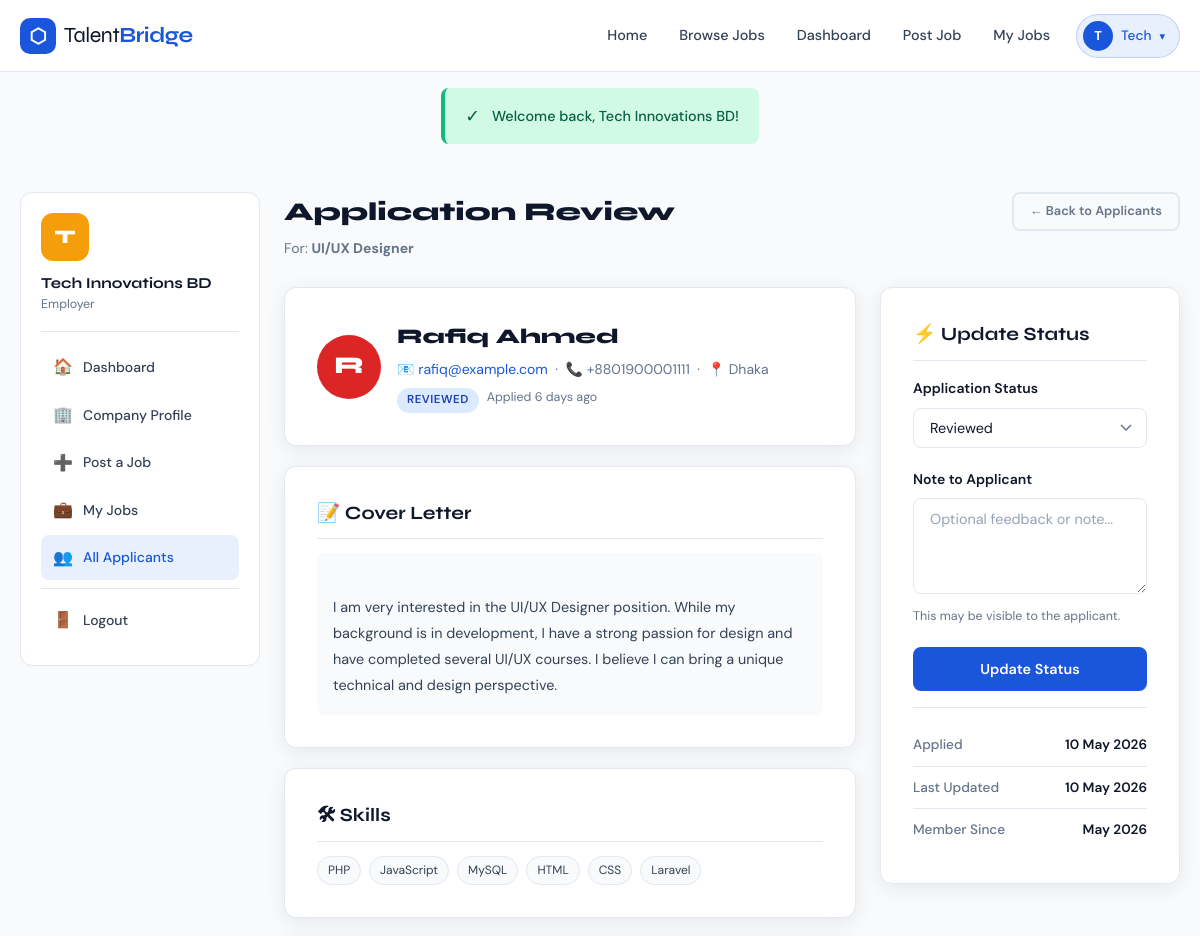
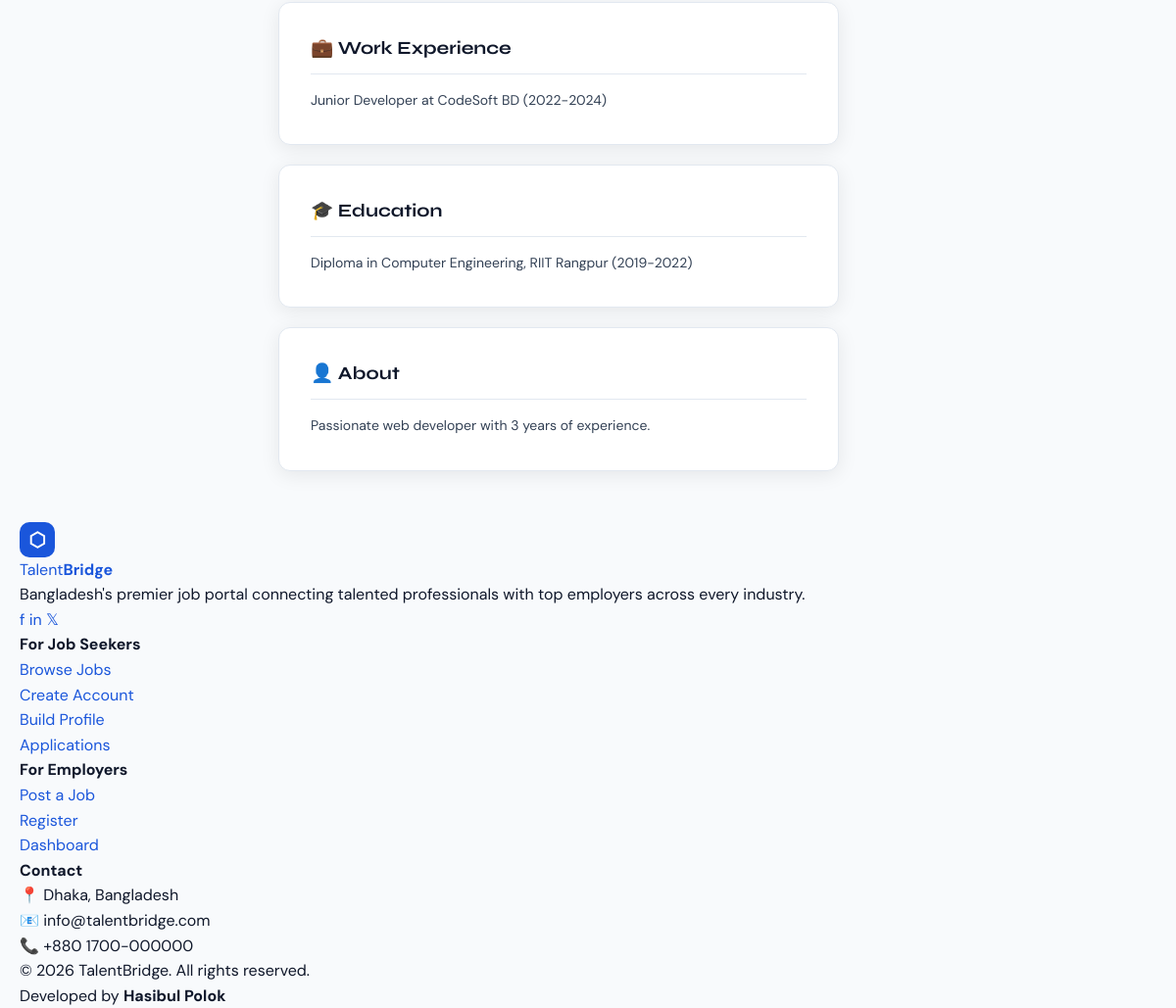
Screenshot of /employer/view-application.php?id=1 (signed in) with the database file from the repository (2 pictures, top to bottom).
### tables this page shows
CREATE TABLE applications (
    id            INT AUTO_INCREMENT PRIMARY KEY,
    job_id        INT  NOT NULL,
    user_id       INT  NOT NULL,
    cover_letter  TEXT,
    cv_file       VARCHAR(255),
    status        ENUM('pending','reviewed','shortlisted','interviewed','hired','rejected') DEFAULT 'pending',
    employer_note TEXT,
    applied_at    TIMESTAMP DEFAULT CURRENT_TIMESTAMP,
    updated_at    TIMESTAMP DEFAULT CURRENT_TIMESTAMP ON UPDATE CURRENT_TIMESTAMP,
    FOREIGN KEY (job_id)  REFERENCES jobs(id)  ON DELETE CASCADE,
    FOREIGN KEY (user_id) REFERENCES users(id) ON DELETE CASCADE,
    UNIQUE KEY unique_application (job_id, user_id)
);

CREATE TABLE jobs (
    id               INT AUTO_INCREMENT PRIMARY KEY,
    employer_id      INT          NOT NULL,
    company_id       INT          NOT NULL,
    category_id      INT          NOT NULL,
    title            VARCHAR(200) NOT NULL,
    slug             VARCHAR(250) NOT NULL UNIQUE,
    description      LONGTEXT     NOT NULL,
    requirements     TEXT,
    responsibilities TEXT,
    type             ENUM('full-time','part-time','remote','contract','internship','freelance') DEFAULT 'full-time',
    location         VARCHAR(200),
    city             VARCHAR(100),
    salary_min       DECIMAL(10,2),
    salary_max       DECIMAL(10,2),
    salary_type      ENUM('monthly','yearly','hourly','negotiable') DEFAULT 'monthly',
    experience_level ENUM('entry','mid','senior','lead','executive') DEFAULT 'entry',
    education_level  VARCHAR(100),
    skills_required  TEXT,
    deadline         DATE,
    status           ENUM('pending','approved','rejected','closed','draft') DEFAULT 'pending',
    is_featured      TINYINT(1)   DEFAULT 0,
    views            INT          DEFAULT 0,
    created_at       TIMESTAMP    DEFAULT CURRENT_TIMESTAMP,
    updated_at       TIMESTAMP    DEFAULT CURRENT_TIMESTAMP ON UPDATE CURRENT_TIMESTAMP,
    FOREIGN KEY (employer_id)  REFERENCES users(id)      ON DELETE CASCADE,
    FOREIGN KEY (company_id)   REFERENCES companies(id)  ON DELETE CASCADE,
    FOREIGN KEY (category_id)  REFERENCES categories(id) ON DELETE CASCADE
);

CREATE TABLE users (
    id         INT AUTO_INCREMENT PRIMARY KEY,
    name       VARCHAR(150) NOT NULL,
    email      VARCHAR(150) NOT NULL UNIQUE,
    password   VARCHAR(255) NOT NULL,
    role       ENUM('jobseeker','employer','admin') NOT NULL DEFAULT 'jobseeker',
    status     ENUM('active','inactive','banned')   NOT NULL DEFAULT 'active',
    created_at TIMESTAMP DEFAULT CURRENT_TIMESTAMP,
    updated_at TIMESTAMP DEFAULT CURRENT_TIMESTAMP ON UPDATE CURRENT_TIMESTAMP
);

CREATE TABLE user_profiles (
    id            INT AUTO_INCREMENT PRIMARY KEY,
    user_id       INT          NOT NULL,
    phone         VARCHAR(20),
    address       TEXT,
    city          VARCHAR(100),
    country       VARCHAR(100) DEFAULT 'Bangladesh',
    bio           TEXT,
    skills        TEXT,
    experience    TEXT,
    education     TEXT,
    cv_file       VARCHAR(255),
    profile_photo VARCHAR(255),
    linkedin      VARCHAR(255),
    website       VARCHAR(255),
    updated_at    TIMESTAMP    DEFAULT CURRENT_TIMESTAMP ON UPDATE CURRENT_TIMESTAMP,
    FOREIGN KEY (user_id) REFERENCES users(id) ON DELETE CASCADE
);

### employer/view-application.php (the view, shortened to what the rows shown need)
<?php
require_once '../includes/functions.php';
$pdo    = getDB();
$userId = $_SESSION['user_id'];
$appId  = intval($_GET['id'] ?? 0);
$stmt = $pdo->prepare("
    SELECT a.*, j.title AS job_title, j.id AS job_id, j.type AS job_type, j.city AS job_city,
           u.name AS applicant_name, u.email AS applicant_email, u.created_at AS member_since,
           up.phone, up.city, up.country, up.bio, up.skills, up.experience, up.education,
           up.cv_file AS profile_cv, up.linkedin, up.website
    FROM applications a
    JOIN jobs j ON a.job_id = j.id
    JOIN users u ON a.user_id = u.id
    LEFT JOIN user_profiles up ON up.user_id = u.id
    WHERE a.id = ? AND j.employer_id = ?
");
$stmt->execute([$appId, $userId]);
$application = $stmt->fetch();
?>
<!DOCTYPE html>
<html lang="en">
<head>
    <link rel="stylesheet" href="<?= BASE_URL ?>/assets/css/style.css">
</head>
<body>
<?php require_once '../includes/header.php'; ?>
<div class="container">
    <div class="dashboard">
        <div class="dash-content">
            <div class="dash-header" style="display:flex;justify-content:space-between;align-items:flex-start;flex-wrap:wrap;gap:12px;">
                <div>
                    <h1 class="dash-title">Application Review</h1>
                    <p class="dash-subtitle">For: <strong><?= e($application['job_title']) ?></strong></p>
                </div>
            </div>
            <div style="display:grid;grid-template-columns:1fr 300px;gap:24px;align-items:start;">
                <div>
                    <div class="form-card" style="margin-bottom:20px;">
                        <div style="display:flex;gap:16px;align-items:center;flex-wrap:wrap;">
                            <?php
                            $appPhotoStmt = $pdo->prepare("SELECT profile_photo FROM user_profiles WHERE user_id = ?");
                            $appPhotoStmt->execute([$application['user_id']]);
                            $appPhoto = $appPhotoStmt->fetchColumn();
                            ?>
                            <?= renderAvatar($application['applicant_name'], $appPhoto ?: null, 64) ?>
                            <div style="flex:1;">
                                <h2 style="font-family:var(--font-display);font-size:1.3rem;font-weight:800;"><?= e($application['applicant_name']) ?></h2>
                                <div style="color:var(--mid);font-size:0.875rem;margin-top:4px;">
                                    📧 <a href="mailto:<?= e($application['applicant_email']) ?>"><?= e($application['applicant_email']) ?></a>
                                    <?php if ($application['phone']): ?> &nbsp;·&nbsp; 📞 <?= e($application['phone']) ?><?php endif; ?>
                                    <?php if ($application['city']): ?> &nbsp;·&nbsp; 📍 <?= e($application['city']) ?><?php endif; ?>
                                </div>
                                <div style="margin-top:8px;display:flex;gap:8px;flex-wrap:wrap;">
                                    <?= statusBadge($application['status']) ?>
                                    <span style="font-size:0.78rem;color:var(--mid);">Applied <?= timeAgo($application['applied_at']) ?></span>
                                </div>
                            </div>
                        </div>
                    </div>
                    <?php if ($application['cover_letter']): ?>
                    <div class="form-card" style="margin-bottom:20px;">
                        <h3 style="font-family:var(--font-display);font-weight:700;margin-bottom:14px;padding-bottom:10px;border-bottom:1px solid var(--border);">📝 Cover Letter</h3>
                        <div style="white-space:pre-line;color:var(--dark-3);line-height:1.8;font-size:0.9rem;background:var(--bg);padding:16px;border-radius:var(--radius-sm);">
                            <?= nl2br(e($application['cover_letter'])) ?>
                        </div>
                    </div>
                    <?php endif; ?>
                    <?php if ($application['skills']): ?>
                    <div class="form-card" style="margin-bottom:20px;">
                        <div style="display:flex;flex-wrap:wrap;gap:8px;">
                            <?php foreach (explode(',', $application['skills']) as $skill): ?>
                                <span class="tag"><?= e(trim($skill)) ?></span>
                            <?php endforeach; ?>
                        </div>
                    </div>
                    <?php endif; ?>
                    <?php if ($application['experience']): ?>
                    <div class="form-card" style="margin-bottom:20px;">
                        <h3 style="font-family:var(--font-display);font-weight:700;margin-bottom:14px;padding-bottom:10px;border-bottom:1px solid var(--border);">💼 Work Experience</h3>
                        <div style="white-space:pre-line;color:var(--dark-3);line-height:1.8;font-size:0.875rem;"><?= nl2br(e($application['experience'])) ?></div>
                    </div>
                    <?php endif; ?>
                    <?php if ($application['education']): ?>
                    <div class="form-card" style="margin-bottom:20px;">
                        <h3 style="font-family:var(--font-display);font-weight:700;margin-bottom:14px;padding-bottom:10px;border-bottom:1px solid var(--border);">🎓 Education</h3>
                        <div style="white-space:pre-line;color:var(--dark-3);line-height:1.8;font-size:0.875rem;"><?= nl2br(e($application['education'])) ?></div>
                    </div>
                    <?php endif; ?>
                    <?php if ($application['bio']): ?>
                    <div class="form-card" style="margin-bottom:20px;">
                        <h3 style="font-family:var(--font-display);font-weight:700;margin-bottom:14px;padding-bottom:10px;border-bottom:1px solid var(--border);">👤 About</h3>
                        <p style="color:var(--dark-3);line-height:1.8;font-size:0.875rem;"><?= nl2br(e($application['bio'])) ?></p>
                    </div>
                    <?php endif; ?>
                </div>
                <div>
                    <div class="form-card" style="position:sticky;top:88px;">
                        <form method="POST">
                            <div class="form-group">
                                <label class="form-label">Application Status</label>
                                <select name="status" class="form-control form-select">
                                    <?php foreach (['pending'=>'Pending','reviewed'=>'Reviewed','shortlisted'=>'Shortlisted','interviewed'=>'Interviewed','hired'=>'Hired','rejected'=>'Rejected'] as $val => $label): ?>
                                        <option value="<?= $val ?>" <?= $application['status'] === $val ? 'selected' : '' ?>><?= $label ?></option>
                                    <?php endforeach; ?>
                                </select>
                            </div>
                        </form>
                        <div>
                            <div class="detail-info-row">
                                <span class="detail-info-label">Applied</span>
                                <span class="detail-info-value"><?= formatDate($application['applied_at'], 'd M Y') ?></span>
                            </div>
                            <div class="detail-info-row">
                                <span class="detail-info-label">Last Updated</span>
                                <span class="detail-info-value"><?= formatDate($application['updated_at'], 'd M Y') ?></span>
                            </div>
                            <div class="detail-info-row">
                                <span class="detail-info-label">Member Since</span>
                                <span class="detail-info-value"><?= formatDate($application['member_since'], 'M Y') ?></span>
                            </div>
                        </div>
                    </div>
                </div>
            </div>
        </div>
    </div>
</div>
<?php require_once '../includes/footer.php'; ?>
</body>
</html>

### includes/functions.php (shortened to what the rows shown need)
<?php
function e($string) {
    return htmlspecialchars($string ?? '', ENT_QUOTES, 'UTF-8');
}
function formatDate($date, $format = 'd M Y') {
    return date($format, strtotime($date));
}
function timeAgo($datetime) {
    $time = time() - strtotime($datetime);
    if ($time < 604800) return floor($time/86400) . ' days ago';
    return formatDate($datetime);
}
function getPhotoUrl($photoFile) {
    return null;
}
function renderAvatar($name, $photoFile = null, $size = 48, $extraStyle = '') {
    $photoUrl = getPhotoUrl($photoFile);
    $initials  = strtoupper(substr(trim($name ?: 'U'), 0, 1));
    $palette   = ['#1a56db','#7c3aed','#db2777','#059669','#d97706','#dc2626','#0891b2','#9333ea'];
    $bg        = $palette[abs(crc32($name)) % count($palette)];
    return '<div style="width:' . $size . 'px;height:' . $size . 'px;border-radius:50%;
                background:' . $bg . ';color:white;display:flex;align-items:center;
                justify-content:center;font-family:var(--font-display);font-weight:800;
                font-size:' . round($size * 0.38) . 'px;flex-shrink:0;' . $extraStyle . '">'
           . $initials . '</div>';
}
function statusBadge($status) {
    $colors = [
        'pending'     => 'badge-warning',
        'approved'    => 'badge-success',
        'rejected'    => 'badge-danger',
        'active'      => 'badge-success',
        'closed'      => 'badge-secondary',
        'draft'       => 'badge-secondary',
        'reviewed'    => 'badge-info',
        'shortlisted' => 'badge-primary',
        'interviewed' => 'badge-info',
        'hired'       => 'badge-success',
    ];
    $class = $colors[$status] ?? 'badge-secondary';
    return '<span class="badge ' . $class . '">' . ucfirst($status) . '</span>';
}
?>

### rows the page displays
applications: job.title "UI/UX Designer", user.name "R", user.name "Rafiq Ahmed", user.email "rafiq@example.com", user_profiles.phone "+8801900001111", user_profiles.city "Dhaka", status "REVIEWED", applied_at "6 days ago", cover_letter "I am very interested in the UI/UX Designer position. While my background is in development, I have a strong passion for design and have completed several UI/UX courses. I believe I can bring a unique technical and design perspective.", user_profiles.skills "PHP", user_profiles.skills "JavaScript", user_profiles.skills "MySQL", user_profiles.skills "HTML", user_profiles.skills "CSS", user_profiles.skills "Laravel", user_profiles.experience "Junior Developer at CodeSoft BD (2022-2024)", user_profiles.education "Diploma in Computer Engineering, RIIT Rangpur (2019-2022)", user_profiles.bio "Passionate web developer with 3 years of experience.", status "Reviewed", applied_at "10 May 2026", formatDate($application['updated_at'], 'd M Y') "10 May 2026", formatDate($application['member_since'], 'M Y') "May 2026"

### other values shown
substr($currentUser['name'] ?? 'U', 0, 1) "T"
explode(' ', $currentUser['name'] ?? 'User')[0] "Tech"
$icon "✓"
$msg "Welcome back, Tech Innovations BD!"
substr($_SESSION['user']['name'], 0, 1) "T"
$_SESSION['user']['name'] "Tech Innovations BD"
